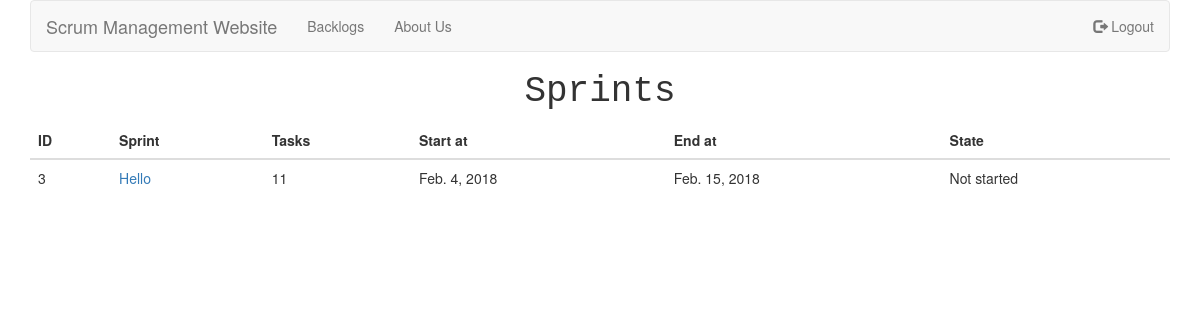
Page /backlogs/3/ (signed in) on the earlier database version.
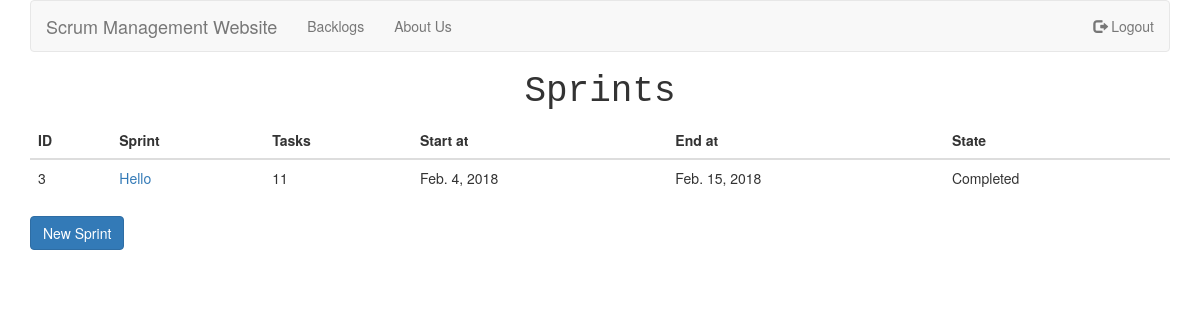
Same page on the later database version.
### backlog/models.py (models this page shows, shortened)
class Sprint(models.Model):
    name = models.CharField(max_length=25)
    start_at = models.DateField(auto_now_add=True)
    end_at = models.DateField(auto_now_add=False, auto_now=False, null=True)
    state = models.IntegerField(default=1)  # 1: Not started   2: In Progress   3: Done
    backlog = models.ForeignKey(BackLog, related_name='sprints', on_delete=models.CASCADE)

### backlog/views.py (the view)
# urls.py: url(r'^backlogs/(?P<pk>\d+)/$', views.backlog_sprints, name='backlog_sprints'),
@login_required
def backlog_sprints(request, pk):
    backlog = get_object_or_404(BackLog, pk=pk)
    sprints = backlog.sprints.all()
    can_add = True
    for i in sprints:
        if i.state != 3:
            can_add = False
            break
    return render(request, 'sprint.html', {'backlog': backlog, 'request': request, 'can_add': can_add})

### backlog/models.py (called while the page is built)
    def is_admin(self):
        return self.admin

### templates/sprint.html (shortened to what this page needs)
{% extends 'base.html' %}
{% block content %}
<h1 class="text-center" style="font-family: monospace">Sprints</h1>
    <table class="table table-hover">
    <thead >
      <tr>
          <th>ID</th>
          <th>Sprint</th>
          <th>Tasks</th>
          <th>Start at</th>
          <th>End at</th>
          <th>State</th>
      </tr>
    </thead>
    <tbody>
      {% for sprint in backlog.sprints.all %}
        <tr>
            <td>{{ sprint.id }}</td>
            <td><a href="{% url 'sprint_tasks' backlog.pk sprint.pk%}">{{ sprint.name }}</a></td>
            <td>{{ sprint.tasks.all.count }}</td>
            <td>{{ sprint.start_at }}</td>
            <td>{{ sprint.end_at }}</td>
            <td>
                {% if sprint.state == 1 %} Not started {% elif sprint.state == 2 %} In-Progress {% else %} Completed {% endif %}
            </td>
        </tr>
      {% empty %}
            <tr> <td colspan="6">No Sprints have been added yet.</td> </tr>
      {% endfor %}
    </tbody>
  </table>
{% if request.user.is_admin %}
    {% if can_add %}
        <a href="{% url 'new_sprint' backlog.pk %}">
          <button type="button" class="btn btn-primary">New Sprint</button>
        </a>
    {% endif %}
{% endif %}
{% endblock %}

Differences in the rows shown:
changed Sprint "Hello": state "Not started" → "Completed"
Other differences:
text now shown: "New Sprint"
